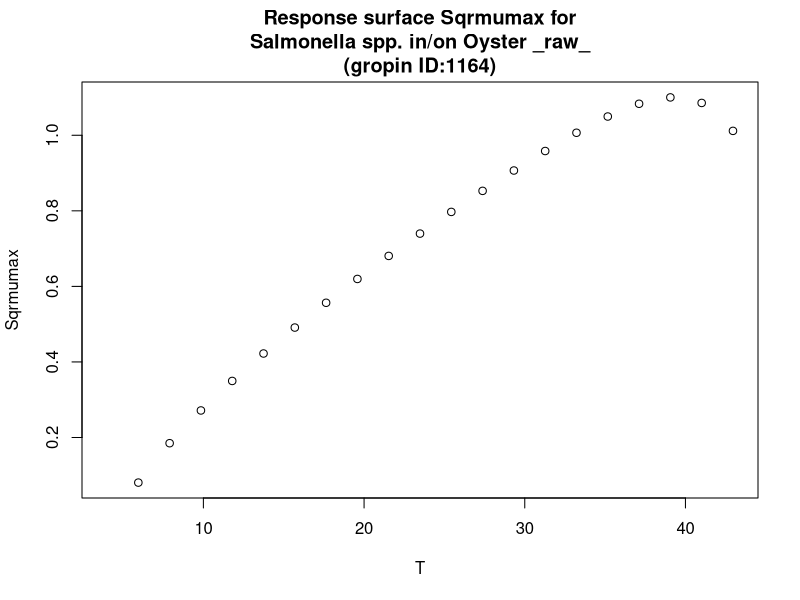

Write the R code that produced this figure.
#############################
# start of Parameter script
#############################
T <- seq(4.004,42.957042957043,length.out=21)
#############################
# end of Parameter script
#############################
############################# 
# start of Model script Gropin ID 1164 
#############################
 
# constant coefficients for this model
 
variables <- data.frame(T)
argumentsPar <- expand.grid(variables)
 
# heart of the model
response_surface <- function(T) {
   mumax <-0.083*((T-4.99)^0.75)*(1-exp(0.313*(T-48.05)))

return(mumax=mumax)
} 

# output parameters
responseSurface <- cbind(argumentsPar,response_surface(argumentsPar['T']))
colnames(responseSurface) <- c(colnames(argumentsPar),'Sqrmumax')
#############################
# End of Model script
#############################
############################# 
# start of Visualisation script Gropin ID 1164 
#############################
plot(T,responseSurface$'Sqrmumax',xlab='T',
                          ylab='Sqrmumax',main='Response surface Sqrmumax for
Salmonella spp. in/on Oyster _raw_
(gropin ID:1164)')
#############################
# End of Visualisation script
#############################
